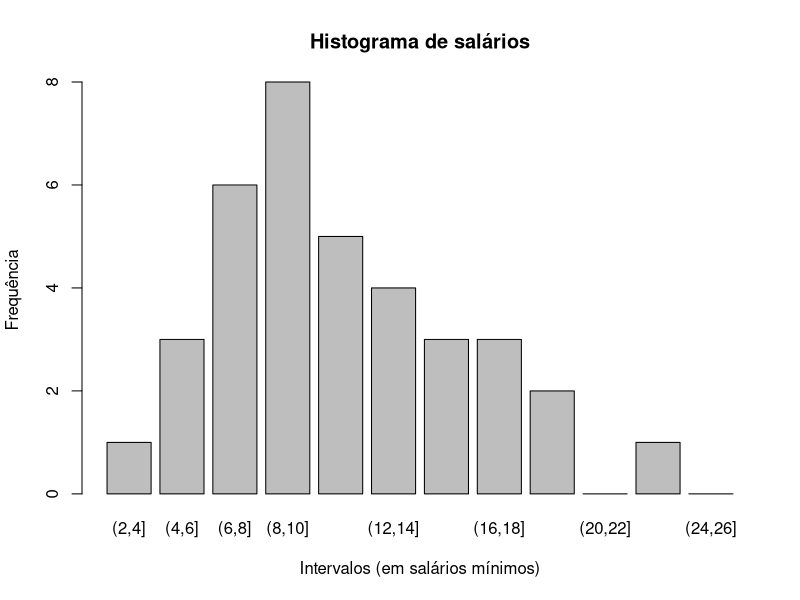

R code for this plot:
#crie uma variável salários dos funcionários
salarios <- c(4, 6.86, 8.74, 10.53, 13.23, 16.22, 4.56, 7.39, 8.95, 10.76, 13.60, 16.61, 5.25, 7.59, 9.13, 11.06, 13.85, 17.26, 5.73, 7.44, 9.35, 11.59, 14.69, 18.75, 6.26, 8.12, 9.77, 12, 14.71, 19.4, 6.66, 8.46, 9.8, 12.79, 15.99, 24)

#crie intervalos de amplitude 2 e armazenar resultados em uma nova variável
intervalos <- cut(salarios, breaks=seq(2, 26, by=2))

#crie uma tabela de frequências
frequencias <- table(intervalos)

#gere o histograma
barplot(frequencias, main="Histograma de salários", xlab="Intervalos (em salários mínimos)", ylab="Frequência")


